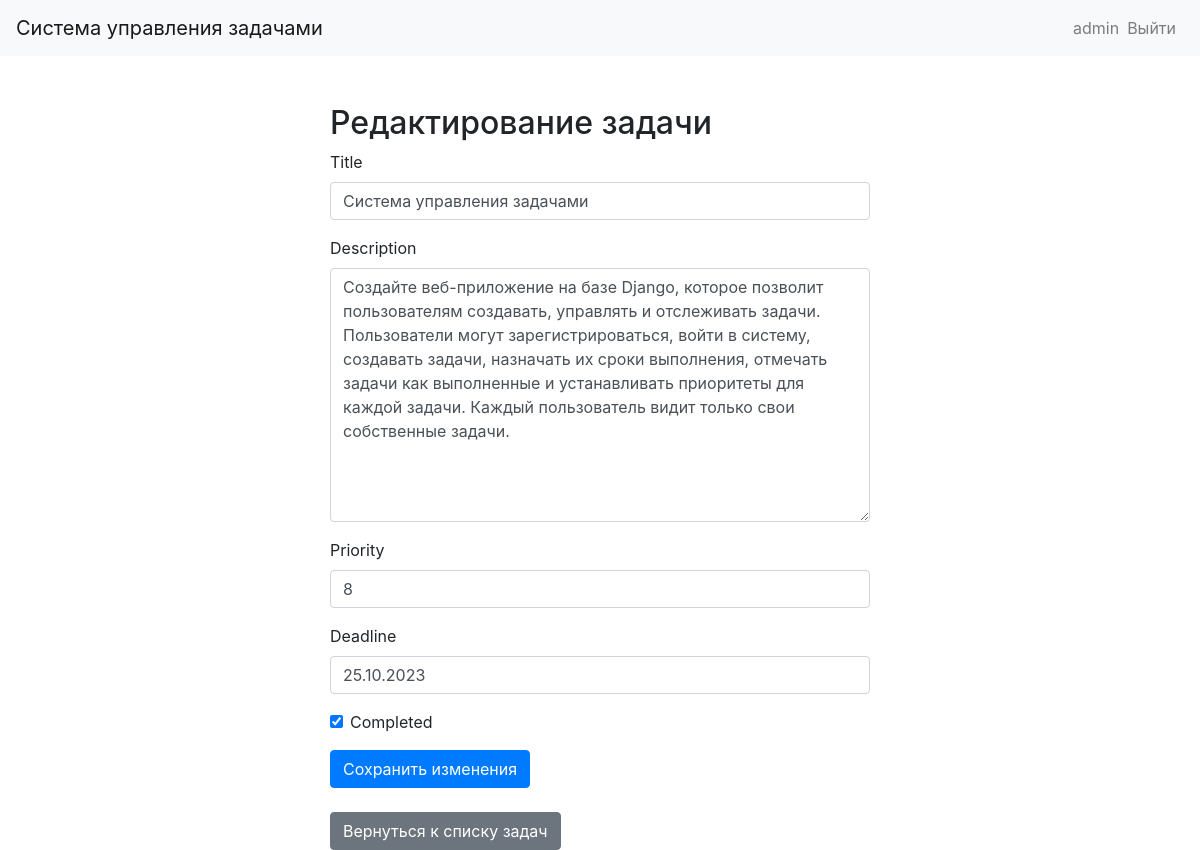
The page /task/edit/2/ (signed in) on the database its author committed.
### todos/models.py (models this page shows, shortened)
class Task(models.Model):
    user = models.ForeignKey(User, on_delete=models.CASCADE)
    title = models.CharField(max_length=200)
    description = models.TextField()
    priority = models.IntegerField(default=1)
    deadline = models.DateField()
    completed = models.BooleanField(default=False)

### todos/views.py (the view)
# urls.py: path('task/edit/<int:pk>/', views.task_edit, name='task_edit'),
@login_required
def task_edit(request, pk):
    task = get_object_or_404(Task, pk=pk, user=request.user)
    if request.method == 'POST':
        form = TaskForm(request.POST, instance=task)
        if form.is_valid():
            form.save()
            return redirect('task_list')
    else:
        form = TaskForm(instance=task)
    return render(request, 'todos/task_edit.html', {'form': form})

### todos/forms.py
class TaskForm(forms.ModelForm):
    class Meta:
        model = Task
        fields = ['title', 'description', 'priority', 'deadline', 'completed']
        widgets = {
            'completed': forms.CheckboxInput(attrs={'class': 'form-check-input'}),
        }

### todos/templates/todos/task_edit.html (shortened to what this page needs)
{% extends 'todos/base.html' %}
{% load bootstrap4 %}
{% block content %}
    <div class="row">
        <div class="col-md-6 offset-md-3">
            <h2>Редактирование задачи</h2>
                <form method="post">
                    {% bootstrap_form form %}
                    <button type="submit" class="btn btn-primary">Сохранить изменения</button>
                </form>
                <br>
            <a href="{% url 'task_list' %}" class="btn btn-secondary">Вернуться к списку задач</a>
        </div>
    </div>
{% endblock %}

### todos/templates/todos/base.html (shortened to what this page needs)
{% load bootstrap4 %}
<!DOCTYPE html>
<html lang="en">
<head>
    <link href="https://stackpath.bootstrapcdn.com/bootstrap/4.5.2/css/bootstrap.min.css" rel="stylesheet">
</head>
<body>
    <nav class="navbar navbar-expand-lg navbar-light bg-light">
        <a class="navbar-brand" href="{% url 'task_list' %}">Система управления задачами</a>
        <div class="collapse navbar-collapse" id="navbarNav">
            <ul class="navbar-nav ml-auto">
                <li class="nav-item">
                    {% if user.is_authenticated %}
                        <ul class="navbar-nav">
                            <li class="nav-item">
                                <span class="navbar-text">{{ user }}</span>
                            </li>
                            <li class="nav-item">
                                <a class="nav-link" href="{% url 'user_logout' %}">Выйти</a>
                            </li>
                        </ul>
                    {% endif %}
                </li>
            </ul>
        </div>
    </nav>
    <div class="container mt-5">
        {% block content %}
        {% endblock %}
    </div>
</body>
</html>

### rows shown on the page
Task: title "Система управления задачами", description "Создайте веб-приложение на базе Django, которое позволит пользователям создавать, управлять и отслеживать задачи. Пользователи могут зарегистрироваться, войти в систему, создавать задачи, назначать их сроки выполнения, отмечать задачи как выполненные и устанавливать приоритеты для каждой задачи. Каждый пользователь видит только свои собственные задачи.", priority "8", deadline "25.10.2023", completed "☑"

### other values the page prints
{{ user }} "admin"
